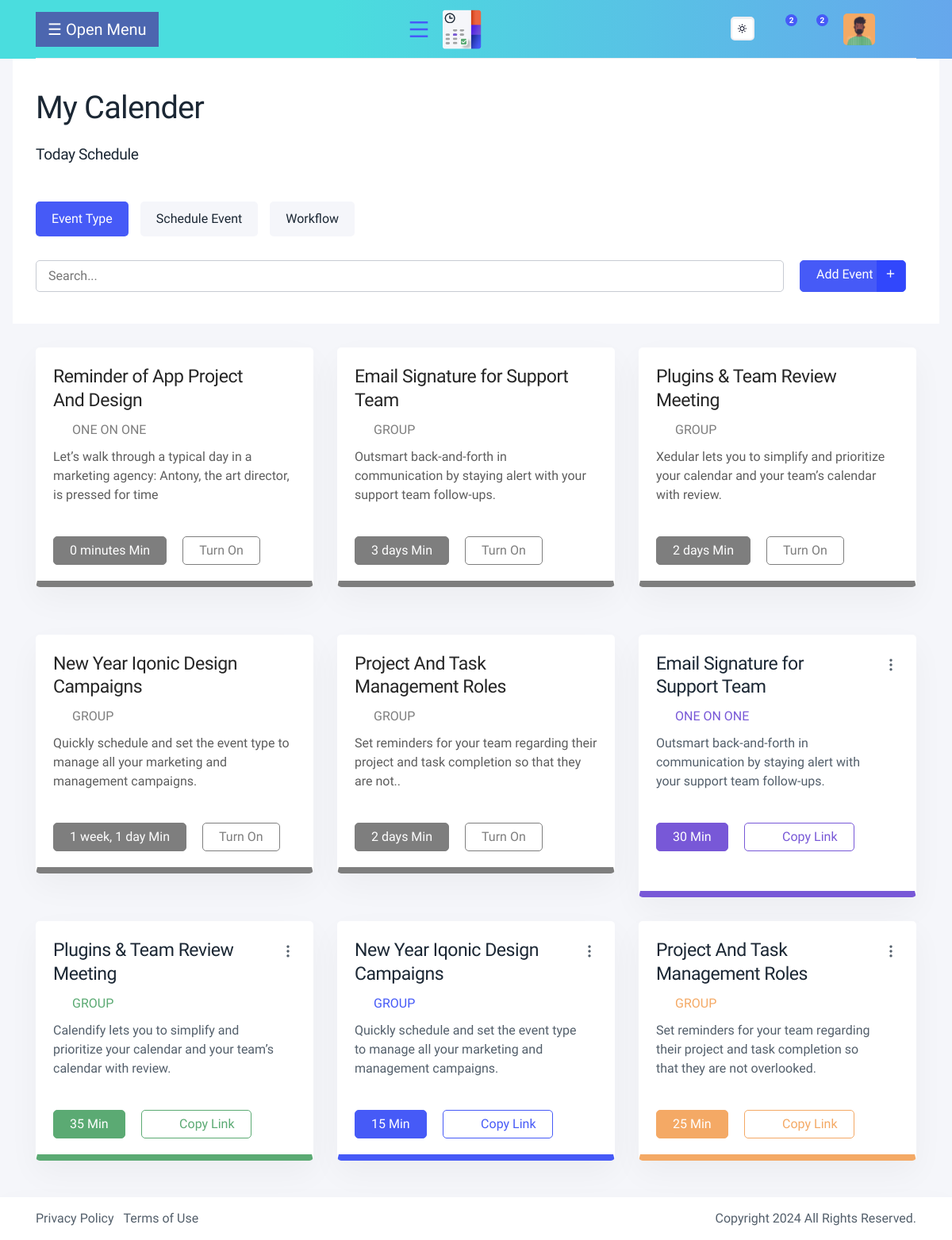
The page /s_event_list/ on the database its author committed.
### schedule/models.py (models this page shows, shortened)
class Dash_events(models.Model):
    title = models.CharField(max_length=255, null=True, blank=True)
    description = models.TextField(null=True, blank=True)
    url = models.URLField(null=True, blank=True)
    Type = models.CharField(max_length=100, null=True, blank=True)  # Added max_length
    start = models.DateTimeField(null=True, blank=True)
    end = models.DateTimeField(null=True, blank=True)
    color = models.CharField(max_length=7, default='#000000')  # HEX color code
    created_at = models.DateTimeField(auto_now_add=True)
    updated_at = models.DateTimeField(auto_now=True)

### schedule/views.py (the view)
# urls.py: path('s_event_list/', views.s_event_list, name='s_event_list'),   #page events adding
def s_event_list(request):
    events = Dash_events.objects.all()
    context = {
        'events': events
    }
    return render(request, 'users/student_dashboard.html', context)

### templates/users/student_dashboard.html (shortened to what this page needs)
{% include '../header.html' %}
<div class="content-page " id="main" >
    <div class="content-top mt-5">
        <div class="container  mt-5" >
            <div class="row">
                <div class="col-lg-12 mb-3">
                    <div class="d-flex align-items-center justify-content-between">
                        <div class="navbar-breadcrumb">
                            <h1 class="mb-1">My Calender</h1>
                        </div>
                    </div>
                </div>
                <div class="col-lg-12 mb-3">
        <h5>Today Schedule</h5><br />
                </div>
                <div class="col-lg-10 col-md-8">
                    <ul class="d-flex nav nav-pills mb-4 text-center event-tab" id="event-pills-tab" role="tablist">
                        <li class="nav-item">
                            <a id="view-btn" class="nav-link active show" data-toggle="pill" href="#event1" data-extra="#search-with-button" role="tab" aria-selected="true">Event Type</a>
                        </li>
                        <li class="nav-item">
                            <a id="view-schedule" class="nav-link" data-toggle="pill" href="#event2" data-extra="#view-event" role="tab" aria-selected="false">Schedule Event</a>
                        </li>
                        <li class="nav-item">
                            <a id="view-workflow" class="nav-link" data-toggle="pill" href="#event3" data-extra="#view-data" role="tab" aria-selected="false">Workflow</a>
                        </li>
                    </ul>
                </div>
            </div>
            <div class="tab-extra active" id="search-with-button">
                <div class="d-flex flex-wrap align-items-center mb-4">
                    <div class="iq-search-bar search-device mb-0 pr-3">
                        <form action="#" class="searchbox">
                            <input type="text" class="text search-input" placeholder="Search...">
                        </form>
                    </div>
                    <div class="float-sm-right"><a href="{% url 'page_eventadd' %}" class="btn btn-primary pr-5 position-relative" style="height: 40px;">Add Event<span class="event-add-btn" style="height: 40px;"><i class="ri-add-line"></i></span></a></div>
                </div>
            </div>
        </div>
    </div>
    <div class="container">
        <div class="row">
            <div class="col-lg-12">
                <div class="event-content">
                    <div id="event1" class="tab-pane fade active show">
                        <div class="row">
                                {% for event in events %}
                                <div class="col-lg-4 col-md-6 mb-4">
                                    <div class="card card-block card-stretch card-height">
                                        <div class="card-body rounded event-detail event-detail-danger disabled">
                                            <div class="d-flex align-items-top justify-content-between">
                                                <div>
                                                    <h4 class="mb-2 mr-4">{{ event.title }}</h4>
                                                    <p class="mb-2 text-danger font-weight-500 text-uppercase"><i class="las la-user pr-2"></i>{{ event.Type }}</p>
                                                    <p class="mb-3 card-description">{{ event.description }}</p>
                                                    <div class="d-flex align-items-center pt-3">
                                                        <a href="#" class="btn btn-danger mr-3 px-xl-3">
                                                            {{ event.end|timeuntil:event.start }} Min
                                                        </a>
                                                        <a href="#" class="btn btn-outline-danger turn-on px-xl-3">Turn On</a>
                                                    </div>
                                                </div>
                                            </div>
                                        </div>
                                    </div>
                                </div>
                                {% empty %}
                                <div class="col-12 text-center">
                                    <p>No events found.</p>
                                </div>
                                {% endfor %}
                            <div class="col-lg-4 col-md-6">
                                <div class="card card-block card-stretch card-height">
                                    <div class="card-body rounded event-detail event-detail-info">
                                        <div class="d-flex align-items-top justify-content-between">
                                            <div>
                                                <h4 class="mb-2 mr-4">Email Signature for Support Team</h4>
                                                <p class="mb-2 text-info font-weight-500 text-uppercase"><i class="las la-user pr-2"></i>One On One</p>
                                                <p class="mb-3 card-description">Outsmart back-and-forth in communication by staying alert with your support team follow-ups.</p>
                                                <div class="d-flex align-items-center pt-3">
                                                    <a href="#" class="btn btn-info mr-3 px-xl-3">30 Min</a>
                                                    <a href="#" class="btn btn-outline-info copy px-xl-3" data-extra-toggle="copy" title="Copy to clipboard" data-toggle="tooltip"><i class="las la-link pr-2"></i>Copy Link</a>
                                                </div>
                                            </div>
                                            <div class="card-header-toolbar mt-1">
                                                <div class="dropdown">
                                                    <span class="dropdown-toggle" id="dropdownMenuButton02" data-toggle="dropdown">
                                                        <i class="ri-more-2-fill"></i>
                                                    </span>
                                                </div>
                                            </div>
                                        </div>
                                    </div>
                                </div>
                            </div>
                            <div class="col-lg-4 col-md-6">
                                <div class="card card-block card-stretch card-height">
                                    <div class="card-body rounded event-detail event-detail-success">
                                        <div class="d-flex align-items-top justify-content-between">
                                            <div>
                                                <h4 class="mb-2 mr-4">Plugins & Team Review Meeting</h4>
                                                <p class="mb-2 text-success font-weight-500 text-uppercase"><i class="las la-user-friends pr-2"></i>Group</p>
                                                <p class="mb-3 card-description">Calendify lets you to simplify and prioritize your calendar and your team’s calendar with review. </p>
                                                <div class="d-flex align-items-center pt-3">
                                                    <a href="#" class="btn btn-success mr-3 px-xl-3">35 Min</a>
                                                    <a href="#" class="btn btn-outline-success copy px-xl-3" data-extra-toggle="copy" title="Copy to clipboard" data-toggle="tooltip"><i class="las la-link pr-2"></i>Copy Link</a>
                                                </div>
                                            </div>
                                            <div class="card-header-toolbar mt-1">
                                                <div class="dropdown">
                                                    <span class="dropdown-toggle" id="dropdownMenuButton03" data-toggle="dropdown">
                                                        <i class="ri-more-2-fill"></i>
                                                    </span>
                                                </div>
                                            </div>
                                        </div>
                                    </div>
                                </div>
                            </div>
                            <div class="col-lg-4 col-md-6">
                                <div class="card card-block card-stretch card-height">
                                    <div class="card-body rounded event-detail event-detail-primary">
                                        <div class="d-flex align-items-top justify-content-between">
                                            <div>
                                                <h4 class="mb-2 mr-4">New Year Iqonic Design Campaigns</h4>
                                                <p class="mb-2 text-primary font-weight-500 text-uppercase"><i class="las la-user-friends pr-2"></i>Group</p>
                                                <p class="mb-3 card-description">Quickly schedule and set the event type to manage all your marketing and management campaigns. </p>
                                                <div class="d-flex align-items-center pt-3">
                                                    <a href="#" class="btn btn-primary mr-3 px-xl-3">15 Min</a>
                                                    <a href="#" class="btn btn-outline-primary copy px-xl-3" data-extra-toggle="copy" title="Copy to clipboard" data-toggle="tooltip"><i class="las la-link pr-2"></i>Copy Link</a>
                                                </div>
                                            </div>
                                            <div class="card-header-toolbar mt-1">
                                                <div class="dropdown">
                                                    <span class="dropdown-toggle" id="dropdownMenuButton4" data-toggle="dropdown">
                                                        <i class="ri-more-2-fill"></i>
                                                    </span>
                                                </div>
                                            </div>
                                        </div>
                                    </div>
                                </div>
                            </div>
                            <div class="col-lg-4 col-md-6">
                                <div class="card card-block card-stretch card-height">
                                    <div class="card-body rounded event-detail event-detail-warning">
                                        <div class="d-flex align-items-top justify-content-between">
                                            <div>
                                                <h4 class="mb-2 mr-4">Project And Task Management Roles</h4>
                                                <p class="mb-2 text-warning font-weight-500 text-uppercase"><i class="las la-user-friends pr-2"></i>Group</p>
                                                <p class="mb-3 card-description">Set reminders for your team regarding their project and task completion so that they are not overlooked. </p>
                                                <div class="d-flex align-items-center pt-3">
                                                    <a href="#" class="btn btn-warning mr-3 px-xl-3">25 Min</a>
                                                    <a href="#" class="btn btn-outline-warning copy px-xl-3" data-extra-toggle="copy" title="Copy to clipboard" data-toggle="tooltip"><i class="las la-link pr-2"></i>Copy Link</a>
                                                </div>
                                            </div>
                                            <div class="card-header-toolbar mt-1">
                                                <div class="dropdown">
                                                    <span class="dropdown-toggle" id="dropdownMenuButton5" data-toggle="dropdown">
                                                        <i class="ri-more-2-fill"></i>
                                                    </span>
                                                </div>
                                            </div>
                                        </div>
                                    </div>
                                </div>
                            </div>
                        </div>
                    </div>
                </div>
            </div>
        </div>
    </div>
      </div>
       {% include '../footer.html' %}

### rows shown on the page
Dash_events: title "Reminder of App Project And Design", Type "ONE ON ONE", description "Let’s walk through a typical day in a marketing agency: Antony, the art director, is pressed for time", end "0 minutes"
Dash_events: title "Email Signature for Support Team", Type "GROUP", description "Outsmart back-and-forth in communication by staying alert with your support team follow-ups.", end "3 days"
Dash_events: title "Plugins & Team Review Meeting", Type "GROUP", description "Xedular lets you to simplify and prioritize your calendar and your team’s calendar with review.", end "2 days"
Dash_events: title "New Year Iqonic Design Campaigns", Type "GROUP", description "Quickly schedule and set the event type to manage all your marketing and management campaigns.", end "1 week, 1 day"
Dash_events: title "Project And Task Management Roles", Type "GROUP", description "Set reminders for your team regarding their project and task completion so that they are not..", end "2 days"
